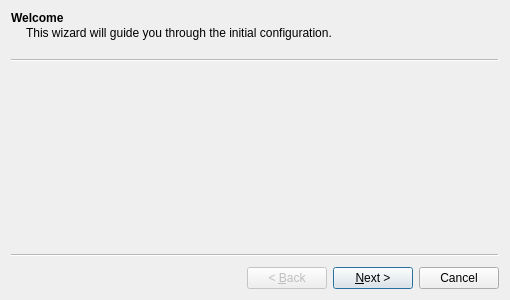
<?xml version="1.0" encoding="UTF-8"?>
<ui version="4.0">
 <class>WelcomeWizard</class>
 <widget class="QWizard" name="WelcomeWizard">
  <property name="geometry">
   <rect>
    <x>0</x>
    <y>0</y>
    <width>510</width>
    <height>300</height>
   </rect>
  </property>
  <property name="windowTitle">
   <string>Welcome</string>
  </property>
  <property name="modal">
   <bool>true</bool>
  </property>
  <widget class="QWizardPage" name="wizardPage1">
   <property name="title">
    <string>Welcome</string>
   </property>
   <property name="subTitle">
    <string>This wizard will guide you through the initial configuration.</string>
   </property>
  </widget>
  <widget class="QWizardPage" name="wizardPage2">
   <property name="title">
    <string>ISO paths</string>
   </property>
   <property name="subTitle">
    <string>If you have a collection of game images, you can add them to the path list here. Gekko will automatically show a list of your collection on startup then.</string>
   </property>
   <layout class="QVBoxLayout" name="verticalLayout_2">
    <item>
     <layout class="QHBoxLayout" name="horizontalLayout">
      <item>
       <widget class="QLineEdit" name="edit_path">
        <property name="text">
         <string/>
        </property>
        <property name="readOnly">
         <bool>true</bool>
        </property>
        <property name="placeholderText">
         <string>Select a path to add ...</string>
        </property>
       </widget>
      </item>
      <item>
       <widget class="QPushButton" name="button_browse_path">
        <property name="text">
         <string/>
        </property>
       </widget>
      </item>
     </layout>
    </item>
    <item>
     <layout class="QHBoxLayout" name="horizontalLayout_2">
      <item>
       <widget class="GPathList" name="path_list"/>
      </item>
      <item>
       <layout class="QVBoxLayout" name="verticalLayout_3">
        <item>
         <widget class="QPushButton" name="button_add_path">
          <property name="text">
           <string/>
          </property>
         </widget>
        </item>
        <item>
         <spacer name="verticalSpacer">
          <property name="orientation">
           <enum>Qt::Vertical</enum>
          </property>
          <property name="sizeHint" stdset="0">
           <size>
            <width>20</width>
            <height>40</height>
           </size>
          </property>
         </spacer>
        </item>
       </layout>
      </item>
     </layout>
    </item>
   </layout>
  </widget>
 </widget>
 <customwidgets>
  <customwidget>
   <class>GPathList</class>
   <extends>QListWidget</extends>
   <header>path_list.hxx</header>
  </customwidget>
 </customwidgets>
 <resources/>
 <connections/>
</ui>
